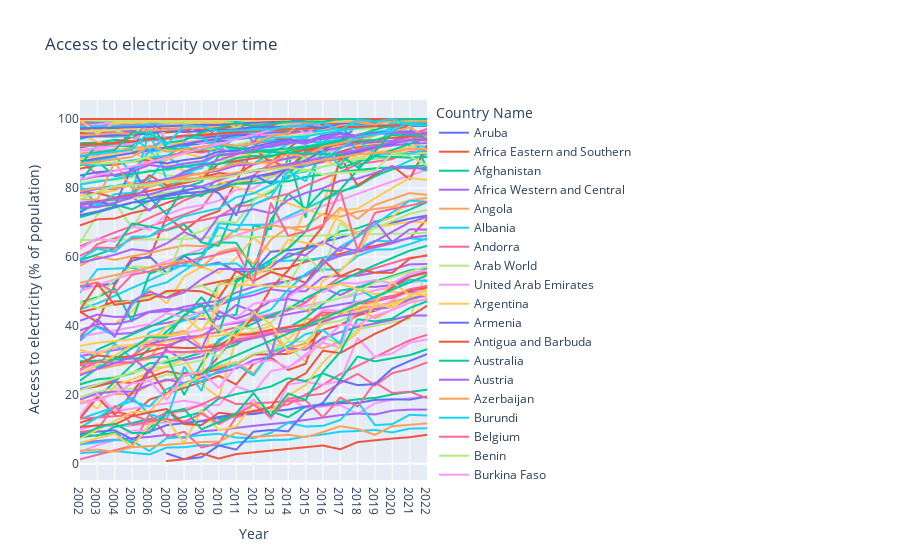

The code cell stored with this chart in its notebook:
### Markdown cell above
## Plot

### Code cell
import plotly.express as px

fig = px.line(
    electricity_by_country_by_year,
    x="Year",
    y="Access to electricity (% of population)",
    color="Country Name",
    title="Access to electricity over time",
)
fig.show()
